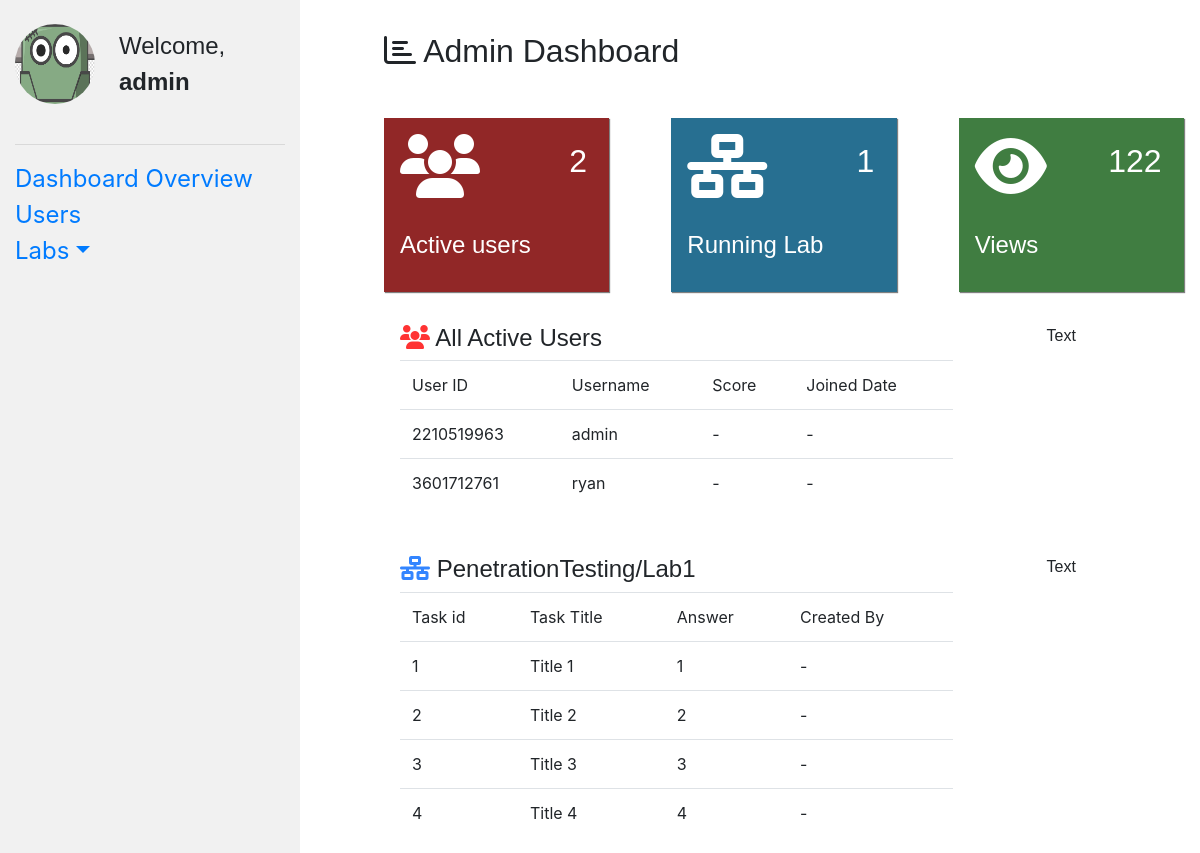
The page /dashboard (signed in) on the database as committed earlier.
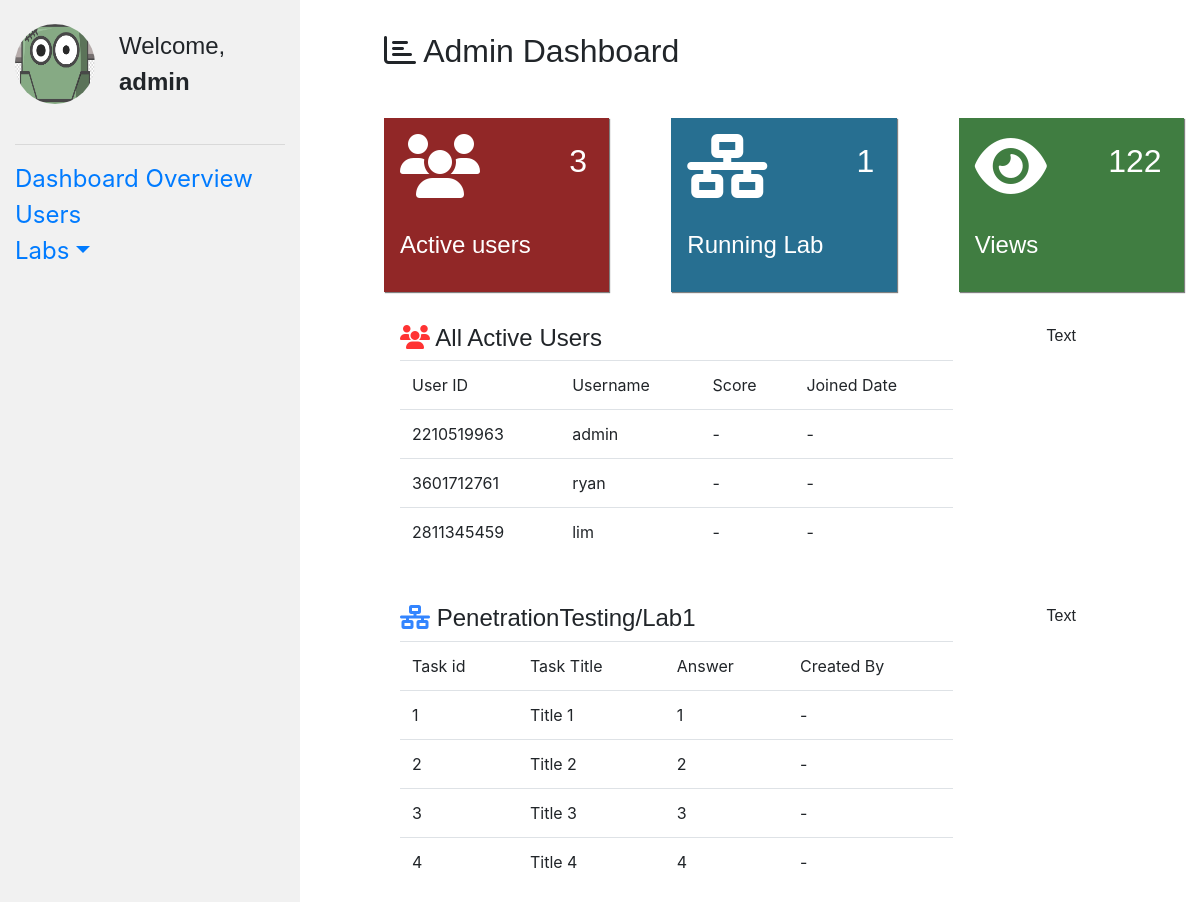
The same page on the database as committed later.
### main.py (models this page shows, shortened)
class users(UserMixin,db.Model):
    id = db.Column("id", db.Integer, primary_key=True)
    userid = db.Column("userid", db.String(64), unique=True, nullable=False )
    username = db.Column(db.String(80), unique=True, nullable=False)
    password = db.Column(db.String(300), nullable=False)

class labs(db.Model):
    id = db.Column("id", db.Integer, primary_key=True)
    title = db.Column(db.String(5000))
    content = db.Column(db.String(5000))
    answer = db.Column(db.String(5000))
    completedby = db.Column(db.String(5000))

### main.py (the view)
@app.route('/dashboard')
@login_required
def dashboard():
    if session['username'] == 'admin':
        return render_template("admin.html", user=users.query.all(), lab=labs.query.all())
    return render_template("dashboard.html", user =users.query.filter_by(userid=session['userid']).first())

### main.py (called while the page is built)
@login_manager.user_loader
def load_user(id):
    return users.query.get(int(id))

### templates/admin.html (shortened to what this page needs)
{% extends "template/header.html" %}
{% block content %}
<body>
<div class="container-fluid h-100">
<div class="row content h-100">
  <div class="col-sm-3 sidenav hidden-xs">
    <div id="greetings">
      <div><img id="avatar" src="{{ url_for('static', filename='images/avatar.jpg') }}" alt="Avatar" class="avatar"></div></br>
      <div>
        <p class="greet">Welcome, </p>
        <p class="greet"><strong> {{ session['username'] }}    </strong></p>
      </div>
    </div>
    <hr>
    <ul class="nav nav-pills nav-stacked flex-column">
      <li class="active"><a href="#">Dashboard Overview</a></li>
      <li><a href="#usertable">Users</a></li>
      <li class="dropdown show">
        <a href="#labtable" class="dropdown-toggle" data-toggle="dropdown"aria-haspopup="true" aria-expanded="false" >Labs</a>
     </li>
    </ul><br>
  </div>
  <br>
  <div class="col"  id="main">
    <div class="col-md-15">
      <div class="well-title">
        <h2><i class="far fa-chart-bar"> </i> Admin Dashboard</h2>
      </div>
      <div class="row">
        <div class="col">
        <a href="#usertable">
          <div class="well-user">
            <div class="left">
              <h2><i class="fas fa-users"></i></h2>
              <h4>Active users</h4>
            </div>
            <div class="right">
              <h1> {{ user|length }}</h1>
            </div>
          </div>
        </a>
        </div>
        <div class="col">
          <a href="#lab1table">
          <div class="well-lab">
            <div class="left">
              <h2><i class="fas fa-network-wired"></i></h2>
              <h4>Running Lab</h4>
            </div>
            <div class="right">
              <h1> 1 </h1>
            </div>
          </div>
          </a>
        </div>
        <div class="col">
          <div class="well-view">
            <div class="left">
              <h2><i class="fas fa-eye"></i></h2>
              <h4>Views</h4>
            </div>
            <div class="right">
              <h1> 122</h1>
            </div>
          </div>
        </div>
      </div>
      <div class="row">
        <div class="col-sm-9">
          <div class="well">
            <h4><i class="fas fa-users" style="color:#ff3333"></i> All Active Users</h4>
            <table id="usertable" class="table table-hover">
              <thead>
                <tr>
                  <td>User ID</td>
                  <td>Username</td>
                  <td>Score</td>
                  <td>Joined Date</td>
                </tr>
              </thead>
              <tbody>
                {% for i in range (0, user|length) %}
                <tr>
                  <td> {{ user[i].userid }}</td>
                  <td> {{ user[i].username }}</td>
                  <td> - </td>
                  <td> - </td>
                </tr>
                {% endfor %}
              </tbody>
            </table>
          </div>
        </div>
        <div class="col-sm-3">
          <div class="well">
            <p>Text</p>
          </div>
        </div>
      </div>
      <div class="row">
        <div class="col-sm-9">
          <div class="well">
            <h4> <i class="fas fa-network-wired" style="color:#3385ff"></i> PenetrationTesting/Lab1</h4>
            <table id="lab1table" class="table table-hover">
              <thead>
                <tr>
                  <td>Task id</td>
                  <td>Task Title</td>
                  <td>Answer</td>
                  <td>Created By</td>
                </tr>
              </thead>
              <tbody>
                {% for i in range (0, lab|length) %}
                <tr>
                  <td> {{ lab[i].id }}</td>
                  <td> {{ lab[i].title }}</td>
                  <td> {{ lab[i].answer }} </td>
                  <td> - </td>
                </tr>
                {% endfor %}
              </tbody>
            </table>
          </div>
        </div>
        <div class="col-sm-3">
          <div class="well">
            <p>Text</p>
          </div>
        </div>
      </div>
    </div>
  </div>
</div>
</div>
{% endblock %}

### templates/template/header.html (shortened to what this page needs)
<!doctype html>
<html lang="en">
  <head>
    <link rel="stylesheet" href="https://stackpath.bootstrapcdn.com/bootstrap/4.3.1/css/bootstrap.min.css">
    <link rel="stylesheet" href="https://cdnjs.cloudflare.com/ajax/libs/font-awesome/4.7.0/css/font-awesome.min.css">
  </head>
  <body>
    {% block content %}{% endblock %}
    </body>
</html>

### templates/admin.html (style rules this page uses)
p,h1,h2,h3,h4,h5,h6 { font-family: "Palatino Linotype","Raleway", sans-serif; }
.row { height:auto; }
.row.content { height: 800px; }
.sidenav { background-color: #f1f1f1; height: 100%; position: fixed; z-index: 1; display:block; overflow-x: hidden; }
.sidenav a, .dropdown li { display:block; cursor: pointer; }
li { font-size: 1.5em; }
.avatar { vertical-align: middle; width: 5em; height:5em; border-radius: 50%; margin:1.5em; margin-left: 0%; }
.greet { font-size: 1.5em; overflow: auto; margin:auto; }
#greetings { display: flex; flex-wrap: wrap; align-items: center; }
.well, .well-user, .well-lab, .well-view { display:flex; flex-wrap: wrap; justify-content: space-between; margin: 1em; padding: 1em; margin-bottom: 0; padding-bottom: 0; }
.well-title { padding-left: 1em; margin:2em 0 2em 0; padding-bottom: 0; }
.well-user { background-color:#912727; box-shadow:1px 1px 1px grey; }
.well-lab { background-color:#276f91; box-shadow:1px 1px 1px grey; }
.well-view { background-color:#407d41; box-shadow:1px 1px 1px grey; }
.left { padding-right:0; margin-bottom: 0; }
.right, .left { align-self: center; color:white; }
.right h1 { font-size: 2em; padding-right: 0.2em; padding-bottom: 3em; }
.left i { font-size: 2em; padding:0; }
#main { padding: 0; padding-left: 23em; }

Rows that differ between the two databases and show on the page:
added users: userid "2811345459", username "lim"
Other text that changed with them:
{{ user|length }}: "2" → "3"
